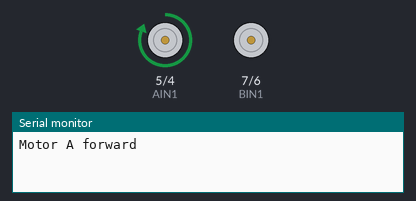
The sketch below on a simulated Arduino Uno, built with avr-gcc and run on an emulated ATmega328P. Shown: motor-driver pin pairs drawn as motors (green arrow = first pin HIGH = forward, orange = second pin HIGH = backward, longer = more drive), the last lines printed to the serial monitor.

Above: at 1.0 s.
At 4.0 s:
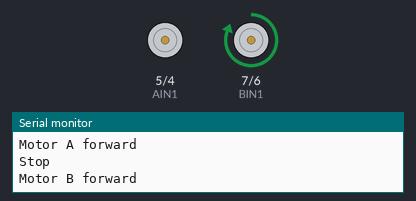
At 7.0 s:
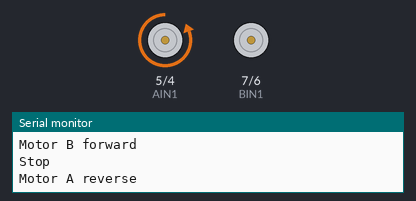
At 10.0 s:
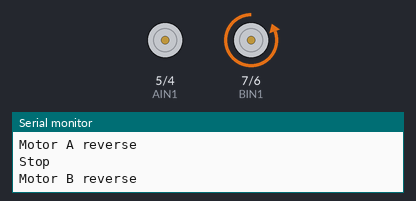
Timing chart, 0 to 15.6 s (numbered marks = the images above):
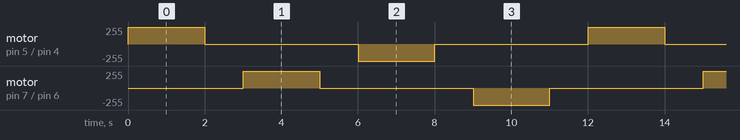

The sketch:

motor_left_right_test.ino
```cpp
// Motor A (left)
#define AIN1 5  // PWM
#define AIN2 4

// Motor B (right)
#define BIN1 7
#define BIN2 6  // PWM

void setup() {
  pinMode(AIN1, OUTPUT);
  pinMode(AIN2, OUTPUT);
  pinMode(BIN1, OUTPUT);
  pinMode(BIN2, OUTPUT);

  Serial.begin(9600);
}

void loop() {
  // --- MOTOR A FORWARD ---
  Serial.println("Motor A forward");
  analogWrite(AIN1, 255);
  digitalWrite(AIN2, LOW);
  digitalWrite(BIN1, LOW);
  digitalWrite(BIN2, LOW);
  delay(2000);

  // --- STOP ---
  Serial.println("Stop");
  digitalWrite(AIN1, LOW);
  digitalWrite(AIN2, LOW);
  delay(1000);

  // --- MOTOR B FORWARD ---
  Serial.println("Motor B forward");
  analogWrite(BIN1, 255);
  digitalWrite(BIN2, LOW);
  delay(2000);

  // --- STOP ---
  Serial.println("Stop");
  digitalWrite(BIN1, LOW);
  digitalWrite(BIN2, LOW);
  delay(1000);

  // --- MOTOR A REVERSE ---
  Serial.println("Motor A reverse");
  analogWrite(AIN2, 255);
  digitalWrite(AIN1, LOW);
  delay(2000);

  // --- STOP ---
  Serial.println("Stop");
  digitalWrite(AIN1, LOW);
  digitalWrite(AIN2, LOW);
  delay(1000);

  // --- MOTOR B REVERSE ---
  Serial.println("Motor B reverse");
  analogWrite(BIN2, 255);
  digitalWrite(BIN1, LOW);
  delay(2000);

  // --- STOP ---
  Serial.println("Stop");
  digitalWrite(BIN1, LOW);
  digitalWrite(BIN2, LOW);
  delay(1000);
}
```

Measured:
- by itself, motor on pin 5 (AIN1) / pin 4 (AIN2), motor on pin 7 (BIN1) / pin 6 (BIN2): repeats every 12.0 s: stopped 4.0 s, backward 255/255 2.0 s, stopped 4.0 s, forward 255/255 2.0 s
